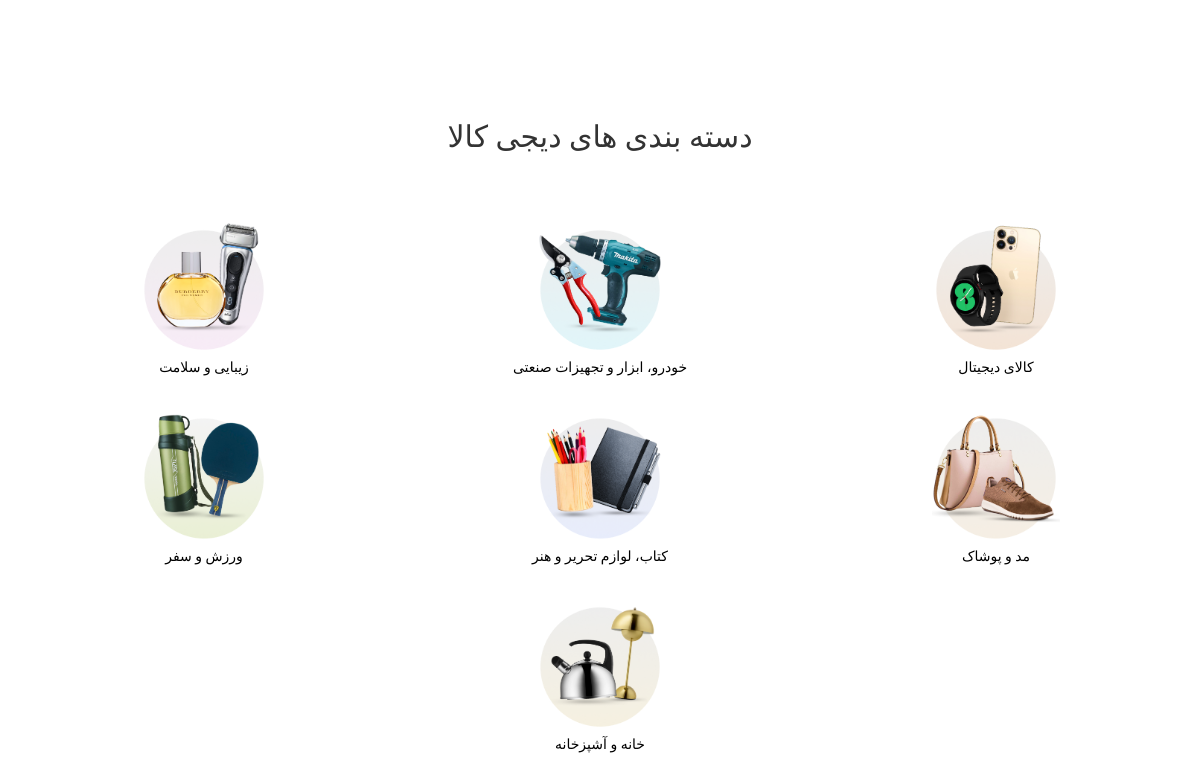
The page / on the database its author committed.
### products/models.py (models this page shows, shortened)
class category(MPTTModel):
    title = models.CharField(max_length=30,verbose_name='عنوان')
    slug = models.SlugField(max_length=30,verbose_name='نمایش رد لینک')
    pic = models.ImageField(null=True, blank=True ,verbose_name='تصویر')
    parent = TreeForeignKey('self', on_delete=models.CASCADE, null=True, blank=True, related_name='children')
    class Meta:
        verbose_name = 'دسته'
        verbose_name_plural = "دسته بندی ها"

### products/views.py (the view)
# urls.py: path('', views.home, name='home'),
def home(request):
    prodacts_discounts = product.objects.filter(is_discount=True)
    c = 0
    for i in prodacts_discounts:
        if i.id > c:
            c = i.id
    count_discounts = prodacts_discounts.count()
    cat = category.objects.filter(level=0)
    return render(request, 'index.html',
                  {'category': cat, 'prodact_discount': prodacts_discounts, 'count': count_discounts, 'ip': c})

### products/templates/index.html (shortened to what this page needs)
{% extends 'base.html' %}
{% block content%}
<div>
<link rel="stylesheet" href="https://maxcdn.bootstrapcdn.com/bootstrap/3.3.7/css/bootstrap.min.css">
<link rel="stylesheet" href="https://maxcdn.bootstrapcdn.com/bootstrap/3.3.7/css/bootstrap-theme.min.css">
    <h2 style="text-align:center;font-family: 'Vazirmatn', sans-serif;">دسته بندی های دیجی کالا</h2>
<div class="catgory-p" >
{% for cat in category %}
<div style="text-align: center;width:32% ;margin-bottom: 2%" >
<a style="color:black;text-decoration: none;font-family: 'Vazirmatn', sans-serif;" href="{% url "pro" ps=cat.id %}"><img src="../../media/{{ cat.pic }}" style="width: 35% ;text-align:center" >
  <p>{{ cat.title }}</p>
 </a>
</div>
{% endfor %}
</div>
{% endblock %}

### static/s1.css (style rules this page uses)
* { margin: 0; box-sizing: border-box; border: 0; }
body { text-align: right; direction: rtl; color: #303030; line-height: 30px; font-size: 14px; }
.catgory-p { padding-top: 5%; float: right; width: 100%; display:flex; flex-wrap: wrap; justify-content: space-evenly; height: 100%; }

### rows shown on the page
category: pic (picture), title "کالای دیجیتال"
category: pic (picture), title "خودرو، ابزار و تجهیزات صنعتی"
category: pic (picture), title "زیبایی و سلامت"
category: pic (picture), title "مد و پوشاک"
category: pic (picture), title "کتاب، لوازم تحریر و هنر"
category: pic (picture), title "ورزش و سفر"
category: pic (picture), title "خانه و آشپزخانه"
